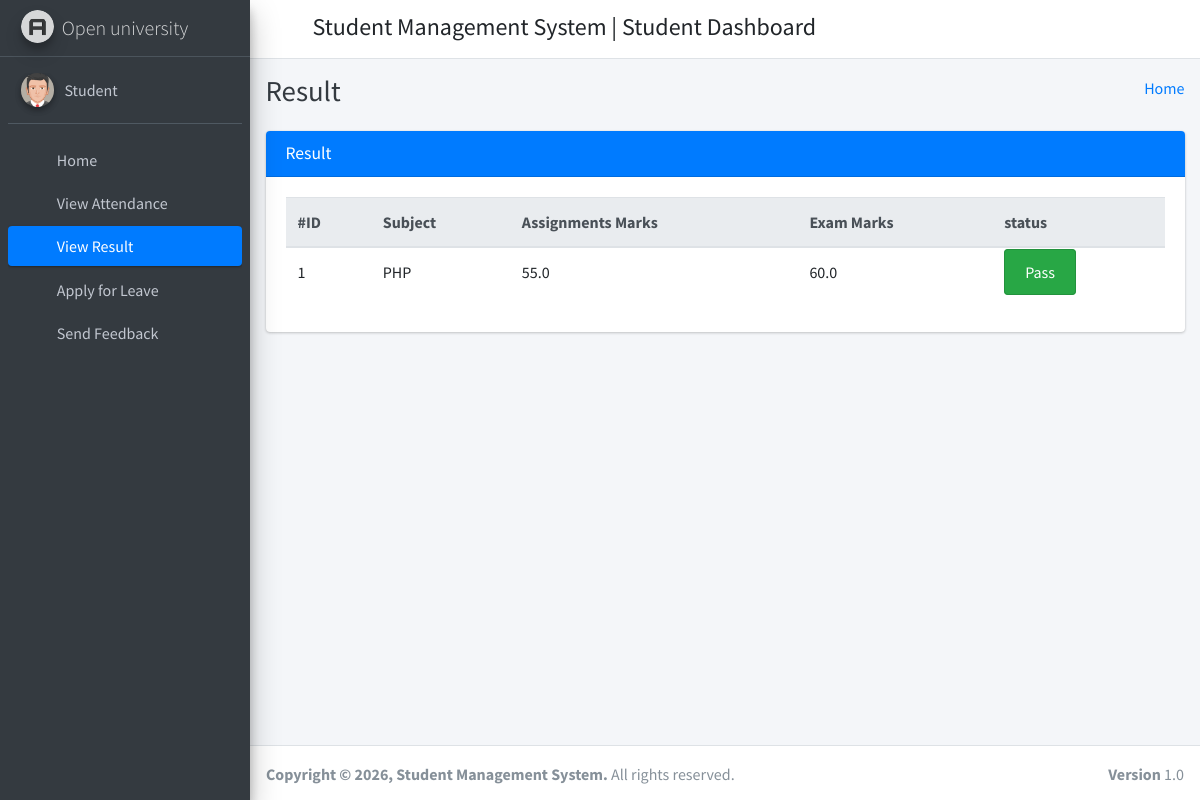
/student_view_result/ (signed in), run on the app's committed database.
### student_management_app/models.py (models this page shows)
class CustomUser(AbstractUser):
    user_type_data = ((1, "HOD"), (2, "Staff"), (3, "Student"))
    user_type = models.CharField(default=1, choices=user_type_data, max_length=10)

class StudentResult(models.Model):
    id = models.AutoField(primary_key=True)
    student_id = models.ForeignKey(Students, on_delete=models.CASCADE)
    subject_id = models.ForeignKey(Subjects, on_delete=models.CASCADE)
    subject_exam_marks = models.FloatField(default=0)
    subject_assignment_marks = models.FloatField(default=0)
    created_at = models.DateTimeField(auto_now_add=True)
    updated_at = models.DateTimeField(auto_now=True)
    objects = models.Manager()

class Subjects(models.Model):
    id =models.AutoField(primary_key=True)
    subject_name = models.CharField(max_length=255)
    course_id = models.ForeignKey(Courses, on_delete=models.CASCADE, default=1) #need to give defauult course
    staff_id = models.ForeignKey(CustomUser, on_delete=models.CASCADE)
    created_at = models.DateTimeField(auto_now_add=True)
    updated_at = models.DateTimeField(auto_now=True)
    objects = models.Manager()

### student_management_app/StudentViews.py (the view)
# urls.py: path('student_view_result/', StudentViews.student_view_result, name="student_view_result"),
def student_view_result(request):
    student = Students.objects.get(admin=request.user.id)
    student_result = StudentResult.objects.filter(student_id=student.id)
    context = {
        "student_result": student_result,
    }
    return render(request, "student_template/student_view_result.html", context)

### student_management_app/templates/student_template/student_view_result.html (shortened to what this page needs)
{% extends 'student_template/base_template.html' %}
{% block page_title %}
    Result
{% endblock page_title %}
{% block main_content %}
{% load static %}
<section class="content">
        <div class="container-fluid">
            <div class="row">
                <div class="col-md-12">
                    <div class="card card-primary">
                        <div class="card-header">
                            <h3 class="card-title">Result</h3>
                        </div>
                        <div class="card-body">
                           <div class="table-responsive">
                                <table class="table">
                                    <thead class="thead-light">
                                    <tr>
                                        <th>#ID</th>
                                        <th>Subject</th>
                                        <th>Assignments Marks</th>
                                        <th>Exam Marks</th>
                                        <th>status</th>
                                    </tr>
                                    </thead>
                                    {% for row in student_result %}
                                    <tr>
                                        <td>{{ row.id }}</td>
                                        <td>{{ row.subject_id.subject_name }}</td>
                                        <td>{{ row.subject_assignment_marks }}</td>
                                        <td>{{ row.subject_exam_marks }}</td>
                                        <td>
                                            {% if row.subject_exam_marks >= 40 %}
                                                <span class="alert alert-success">Pass</span>
                                            {% else %}
                                                <span class="alert alert-danger">Fail</span>
                                            {% endif %}
                                        </td>
                                    </tr>
                                    {% endfor %}
                                </table>
                            </div>
                        </div>
                    </div>
                </div>
            </div>
        </div>
      </section>
  {% endblock main_content %}

### student_management_app/templates/student_template/sidebar_template.html (shortened to what this page needs)
{% load static %}
<aside class="main-sidebar sidebar-dark-primary elevation-4">
      <a href="{% url 'student_home' %}" class="brand-link">
        <img src="{% static 'dist/img/AdminLTELogo.png' %}" alt="AdminLTE Logo" class="brand-image img-circle elevation-3"
            style="opacity: .8">
        <span class="brand-text font-weight-light">Open university</span>
      </a>
      <div class="sidebar">
        <div class="user-panel mt-3 pb-3 mb-3 d-flex">
          <div class="image">
            <img src="{% static 'dist/img/user2-160x160.jpg' %}" class="img-circle elevation-2" alt="User Image">
          </div>
          <div class="info">
            <a href="{% url 'student_profile' %}" class="d-block">{{ user.first_name }} {{ user.last_name }}</a>
          </div>
        </div>
        <nav class="mt-2">
          <ul class="nav nav-pills nav-sidebar flex-column" data-widget="treeview" role="menu" data-accordion="false">
            <li class="nav-item">
              {% url 'student_home' as student_home %}
              <a href="{{ student_home }}" class="nav-link {% if request.path == student_home %} active {% endif %}">
                <i class="nav-icon fas fa-tachometer-alt"></i>
                <p>
                  Home
                </p>
              </a>
            </li>
            <li class="nav-item">
              {% url 'student_view_attendance' as student_view_attendance %}
              <a href="{{ student_view_attendance }}" class="nav-link {% if request.path == student_view_attendance %} active {% endif %}">
                <i class="nav-icon fas fa-calendar-alt"></i>
                <p>
                  View Attendance
                </p>
              </a>
            </li>
            <li class="nav-item">
              {% url 'student_view_result' as student_view_result %}
              <a href="{{ student_view_result }}" class="nav-link {% if request.path == student_view_result %} active {% endif %}">
                <i class="nav-icon fas fa-tasks"></i>
                <p>
                  View Result
                </p>
              </a>
            </li>
            <li class="nav-item">
              {% url 'student_apply_leave' as student_apply_leave %}
              <a href="{{ student_apply_leave }}" class="nav-link {% if request.path == student_apply_leave %} active {% endif %}">
                <i class="nav-icon fas fa-envelope-open-text"></i>
                <p>
                  Apply for Leave
                </p>
              </a>
            </li>
            <li class="nav-item">
              {% url 'student_feedback' as student_feedback %}
              <a href="{{ student_feedback }}" class="nav-link {% if request.path == student_feedback %} active {% endif %}">
                <i class="nav-icon fas fa-comments"></i>
                <p>
                  Send Feedback
                </p>
              </a>
            </li>
          </ul>
        </nav>
      </div>
    </aside>

### data on the page
CustomUser: first_name "Student"
StudentResult: id "1", subject_id.subject_name "PHP", subject_assignment_marks "55.0", subject_exam_marks "60.0", shows "Pass"
